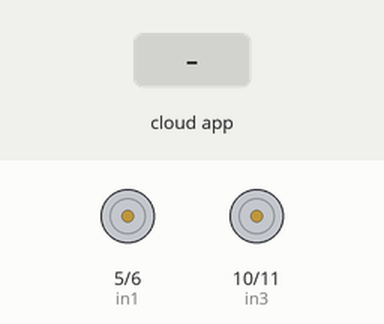
The sketch below on a simulated Arduino Uno, built with avr-gcc and run on an emulated ATmega328P. On the bench: motor-driver pin pairs drawn as motors (green arrow = first pin HIGH = forward, orange = second pin HIGH = backward, longer = more drive, scaled by the enable pin). Inputs (shaded band) come from the test bench. The ROS host is connected and sends only what is stated.

Above: at 1.2 s.
1.3 s: the phone or cloud app sets object_dist to -100
At 2.4 s:
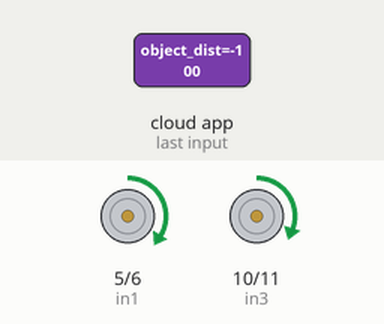
2.9 s: the phone or cloud app sets object_dist to 100
At 4.0 s:
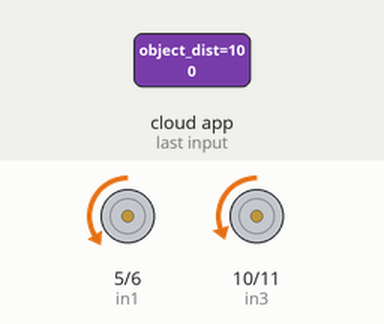
4.5 s: the phone or cloud app sets object_dist to 0
At 5.6 s:
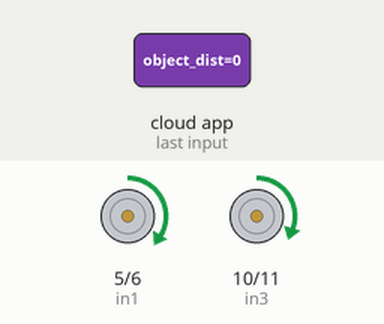
Timing chart, 0 to 7.5 s (numbered marks = the images above; inputs shaded):
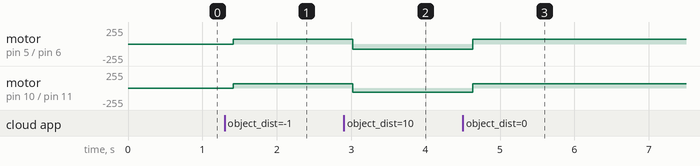

Measured:
- after the input at 1.3 s, motor on pin 5 (in1) / pin 6 (in2): stopped → forward 75/255 after 0.11 s; motor on pin 10 (in3) / pin 11 (in4): stopped → forward 63/255 after 0.11 s
- after the input at 2.9 s, motor on pin 5 (in1) / pin 6 (in2): forward 75/255 → backward 75/255 after 0.12 s; motor on pin 10 (in3) / pin 11 (in4): forward 63/255 → backward 63/255 after 0.12 s
- after the input at 4.5 s, motor on pin 5 (in1) / pin 6 (in2): backward 75/255 → forward 75/255 after 0.13 s; motor on pin 10 (in3) / pin 11 (in4): backward 63/255 → forward 63/255 after 0.13 s

The sketch:

PID_object_follower.ino
```cpp
#include <ros.h>
#include <std_msgs/String.h>
#include<std_msgs/Float32.h>

#define in1 5
#define in2 6
#define in3 10
#define in4 11  //motor pins
#define enA 9
#define enB 3
#define Kp 6
#define Ki 0
#define Kd 00
#define desired_dist 80

ros::NodeHandle nh;

std_msgs::Float32 ditance_msg;
std_msgs::Float32 pid_msg;

void objectCallback(const std_msgs::String& msg)
{


}
void distanceCallback(const std_msgs::Float32& msg)
{
 ditance_msg.data = msg.data;
 if (ditance_msg.data  > desired_dist){
moveBackward();
//analogWrite(enA,73);
//analogWrite(enB, 60);
analogWrite(enA, pid(desired_dist, ditance_msg.data ));
analogWrite(enB, 0.85*pid(desired_dist, ditance_msg.data ));
}

 else if (ditance_msg.data  < desired_dist){

moveForward();
analogWrite(enA, pid(desired_dist, ditance_msg.data ));
analogWrite(enB, 0.85*pid(desired_dist, ditance_msg.data ));
//analogWrite(enA,73);
//analogWrite(enB, 60);

}
else if (ditance_msg.data  == desired_dist){
stop();
}
else{
  stop();
}
pid_msg.data = pid(desired_dist, ditance_msg.data);


}

ros::Subscriber<std_msgs::String> object_sub("/object_detected", &objectCallback);
ros::Publisher etreadings("/etreadings",&ditance_msg);
ros::Publisher pid_pub("/pid_val",&ditance_msg);

ros::Subscriber<std_msgs::Float32> distance_sub("/object_dist", &distanceCallback);


void setup() {
Serial.begin(57600);

    pinMode(in1, OUTPUT);
    pinMode(in2, OUTPUT);
    pinMode(in3, OUTPUT);
    pinMode(in4, OUTPUT);
    pinMode(enA, OUTPUT);
    pinMode(enB, OUTPUT);

  nh.initNode();
  nh.advertise(etreadings);
 nh.subscribe(object_sub);
  nh.advertise(pid_pub);
  nh.subscribe(distance_sub);
}

void loop() {

etreadings.publish(&ditance_msg);

pid_pub.publish(&pid_msg);
nh.spinOnce();
delay(200);

}


void moveForward()
{
  digitalWrite(in1, HIGH);
  digitalWrite(in2, LOW);
  digitalWrite(in3, HIGH);
  digitalWrite(in4, LOW);
}

void moveBackward()
{
  digitalWrite(in1, LOW);
  digitalWrite(in2, HIGH);
  digitalWrite(in3, LOW);
  digitalWrite(in4, HIGH);
}

void stop()
{
  digitalWrite(in1, LOW);
  digitalWrite(in2, LOW);
  digitalWrite(in3, LOW);
  digitalWrite(in4, LOW);
}


float pid(float setpoint, float actual_position)
{
  float error = setpoint - actual_position;
    float previous_error = 0;
    float integral = 0;
    float derivative = 0;
    float dt = 0.1;
    float output = 0;
    float motor_val, contr_output;
    integral = integral + error*dt;
    derivative = (error - previous_error)/dt;
    previous_error = error;
    output = Kp*abs(error) + Ki*integral + Kd*derivative;
    contr_output = constrain(output,0,100);
         motor_val = map(output,0,100,0,75);
         motor_val = constrain(motor_val,0,75);

    return motor_val;
}
```
